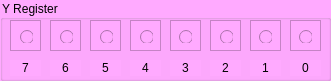
   <widget class="QGroupBox" name="groupBox_YReg">
    <property name="geometry">
     <rect>
      <x>720</x>
      <y>190</y>
      <width>331</width>
      <height>81</height>
     </rect>
    </property>
    <property name="styleSheet">
     <string notr="true">background-color: rgb(255, 170, 255);</string>
    </property>
    <property name="title">
     <string>Y Register</string>
    </property>
    <widget class="QFrame" name="frame_49">
     <property name="geometry">
      <rect>
       <x>50</x>
       <y>20</y>
       <width>31</width>
       <height>31</height>
      </rect>
     </property>
     <property name="frameShape">
      <enum>QFrame::StyledPanel</enum>
     </property>
     <property name="frameShadow">
      <enum>QFrame::Sunken</enum>
     </property>
     <property name="lineWidth">
      <number>0</number>
     </property>
     <property name="midLineWidth">
      <number>0</number>
     </property>
     <widget class="QRadioButton" name="radioButton_YReg6">
      <property name="geometry">
       <rect>
        <x>10</x>
        <y>10</y>
        <width>13</width>
        <height>13</height>
       </rect>
      </property>
      <property name="font">
       <font>
        <pointsize>6</pointsize>
       </font>
      </property>
      <property name="text">
       <string/>
      </property>
     </widget>
    </widget>
    <widget class="QFrame" name="frame_50">
     <property name="geometry">
      <rect>
       <x>90</x>
       <y>20</y>
       <width>31</width>
       <height>31</height>
      </rect>
     </property>
     <property name="frameShape">
      <enum>QFrame::StyledPanel</enum>
     </property>
     <property name="frameShadow">
      <enum>QFrame::Sunken</enum>
     </property>
     <property name="lineWidth">
      <number>5</number>
     </property>
     <property name="midLineWidth">
      <number>0</number>
     </property>
     <widget class="QRadioButton" name="radioButton_YReg5">
      <property name="geometry">
       <rect>
        <x>10</x>
        <y>10</y>
        <width>13</width>
        <height>13</height>
       </rect>
      </property>
      <property name="font">
       <font>
        <pointsize>6</pointsize>
       </font>
      </property>
      <property name="text">
       <string/>
      </property>
     </widget>
    </widget>
    <widget class="QFrame" name="frame_51">
     <property name="geometry">
      <rect>
       <x>130</x>
       <y>20</y>
       <width>31</width>
       <height>31</height>
      </rect>
     </property>
     <property name="frameShape">
      <enum>QFrame::StyledPanel</enum>
     </property>
     <property name="frameShadow">
      <enum>QFrame::Sunken</enum>
     </property>
     <property name="lineWidth">
      <number>5</number>
     </property>
     <property name="midLineWidth">
      <number>0</number>
     </property>
     <widget class="QRadioButton" name="radioButton_YReg4">
      <property name="geometry">
       <rect>
        <x>10</x>
        <y>10</y>
        <width>13</width>
        <height>13</height>
       </rect>
      </property>
      <property name="font">
       <font>
        <pointsize>6</pointsize>
       </font>
      </property>
      <property name="text">
       <string/>
      </property>
     </widget>
    </widget>
    <widget class="QFrame" name="frame_52">
     <property name="geometry">
      <rect>
       <x>170</x>
       <y>20</y>
       <width>31</width>
       <height>31</height>
      </rect>
     </property>
     <property name="frameShape">
      <enum>QFrame::StyledPanel</enum>
     </property>
     <property name="frameShadow">
      <enum>QFrame::Sunken</enum>
     </property>
     <property name="lineWidth">
      <number>5</number>
     </property>
     <property name="midLineWidth">
      <number>0</number>
     </property>
     <widget class="QRadioButton" name="radioButton_YReg3">
      <property name="geometry">
       <rect>
        <x>9</x>
        <y>10</y>
        <width>13</width>
        <height>13</height>
       </rect>
      </property>
      <property name="font">
       <font>
        <pointsize>6</pointsize>
       </font>
      </property>
      <property name="text">
       <string/>
      </property>
     </widget>
    </widget>
    <widget class="QFrame" name="frame_53">
     <property name="geometry">
      <rect>
       <x>210</x>
       <y>20</y>
       <width>31</width>
       <height>31</height>
      </rect>
     </property>
     <property name="frameShape">
      <enum>QFrame::StyledPanel</enum>
     </property>
     <property name="frameShadow">
      <enum>QFrame::Sunken</enum>
     </property>
     <property name="lineWidth">
      <number>5</number>
     </property>
     <property name="midLineWidth">
      <number>0</number>
     </property>
     <widget class="QRadioButton" name="radioButton_YReg2">
      <property name="geometry">
       <rect>
        <x>10</x>
        <y>10</y>
        <width>13</width>
        <height>13</height>
       </rect>
      </property>
      <property name="font">
       <font>
        <pointsize>6</pointsize>
       </font>
      </property>
      <property name="text">
       <string/>
      </property>
     </widget>
    </widget>
    <widget class="QFrame" name="frame_54">
     <property name="geometry">
      <rect>
       <x>250</x>
       <y>20</y>
       <width>31</width>
       <height>31</height>
      </rect>
     </property>
     <property name="frameShape">
      <enum>QFrame::StyledPanel</enum>
     </property>
     <property name="frameShadow">
      <enum>QFrame::Sunken</enum>
     </property>
     <property name="lineWidth">
      <number>5</number>
     </property>
     <property name="midLineWidth">
      <number>0</number>
     </property>
     <widget class="QRadioButton" name="radioButton_YReg1">
      <property name="geometry">
       <rect>
        <x>9</x>
        <y>10</y>
        <width>13</width>
        <height>13</height>
       </rect>
      </property>
      <property name="font">
       <font>
        <pointsize>6</pointsize>
       </font>
      </property>
      <property name="text">
       <string/>
      </property>
     </widget>
    </widget>
    <widget class="QFrame" name="frame_55">
     <property name="geometry">
      <rect>
       <x>290</x>
       <y>20</y>
       <width>31</width>
       <height>31</height>
      </rect>
     </property>
     <property name="frameShape">
      <enum>QFrame::StyledPanel</enum>
     </property>
     <property name="frameShadow">
      <enum>QFrame::Sunken</enum>
     </property>
     <property name="lineWidth">
      <number>5</number>
     </property>
     <property name="midLineWidth">
      <number>0</number>
     </property>
     <widget class="QRadioButton" name="radioButton_YReg0">
      <property name="geometry">
       <rect>
        <x>9</x>
        <y>10</y>
        <width>13</width>
        <height>13</height>
       </rect>
      </property>
      <property name="font">
       <font>
        <pointsize>6</pointsize>
       </font>
      </property>
      <property name="text">
       <string/>
      </property>
     </widget>
    </widget>
    <widget class="QFrame" name="frame_56">
     <property name="geometry">
      <rect>
       <x>10</x>
       <y>20</y>
       <width>31</width>
       <height>31</height>
      </rect>
     </property>
     <property name="frameShape">
      <enum>QFrame::StyledPanel</enum>
     </property>
     <property name="frameShadow">
      <enum>QFrame::Sunken</enum>
     </property>
     <property name="lineWidth">
      <number>1</number>
     </property>
     <property name="midLineWidth">
      <number>0</number>
     </property>
     <widget class="QRadioButton" name="radioButton_YReg7">
      <property name="geometry">
       <rect>
        <x>10</x>
        <y>10</y>
        <width>13</width>
        <height>13</height>
       </rect>
      </property>
      <property name="font">
       <font>
        <pointsize>6</pointsize>
       </font>
      </property>
      <property name="text">
       <string/>
      </property>
     </widget>
    </widget>
    <widget class="QLabel" name="label_51">
     <property name="geometry">
      <rect>
       <x>10</x>
       <y>60</y>
       <width>31</width>
       <height>16</height>
      </rect>
     </property>
     <property name="text">
      <string>7</string>
     </property>
     <property name="alignment">
      <set>Qt::AlignCenter</set>
     </property>
    </widget>
    <widget class="QLabel" name="label_52">
     <property name="geometry">
      <rect>
       <x>50</x>
       <y>60</y>
       <width>31</width>
       <height>16</height>
      </rect>
     </property>
     <property name="text">
      <string>6</string>
     </property>
     <property name="alignment">
      <set>Qt::AlignCenter</set>
     </property>
    </widget>
    <widget class="QLabel" name="label_53">
     <property name="geometry">
      <rect>
       <x>90</x>
       <y>60</y>
       <width>31</width>
       <height>16</height>
      </rect>
     </property>
     <property name="text">
      <string>5</string>
     </property>
     <property name="alignment">
      <set>Qt::AlignCenter</set>
     </property>
    </widget>
    <widget class="QLabel" name="label_54">
     <property name="geometry">
      <rect>
       <x>130</x>
       <y>60</y>
       <width>31</width>
       <height>16</height>
      </rect>
     </property>
     <property name="text">
      <string>4</string>
     </property>
     <property name="alignment">
      <set>Qt::AlignCenter</set>
     </property>
    </widget>
    <widget class="QLabel" name="label_55">
     <property name="geometry">
      <rect>
       <x>170</x>
       <y>60</y>
       <width>31</width>
       <height>16</height>
      </rect>
     </property>
     <property name="text">
      <string>3</string>
     </property>
     <property name="alignment">
      <set>Qt::AlignCenter</set>
     </property>
    </widget>
    <widget class="QLabel" name="label_56">
     <property name="geometry">
      <rect>
       <x>210</x>
       <y>60</y>
       <width>31</width>
       <height>16</height>
      </rect>
     </property>
     <property name="text">
      <string>2</string>
     </property>
     <property name="alignment">
      <set>Qt::AlignCenter</set>
     </property>
    </widget>
    <widget class="QLabel" name="label_57">
     <property name="geometry">
      <rect>
       <x>250</x>
       <y>60</y>
       <width>31</width>
       <height>16</height>
      </rect>
     </property>
     <property name="text">
      <string>1</string>
     </property>
     <property name="alignment">
      <set>Qt::AlignCenter</set>
     </property>
    </widget>
    <widget class="QLabel" name="label_58">
     <property name="geometry">
      <rect>
       <x>290</x>
       <y>60</y>
       <width>31</width>
       <height>16</height>
      </rect>
     </property>
     <property name="text">
      <string>0</string>
     </property>
     <property name="alignment">
      <set>Qt::AlignCenter</set>
     </property>
    </widget>
   </widget>
